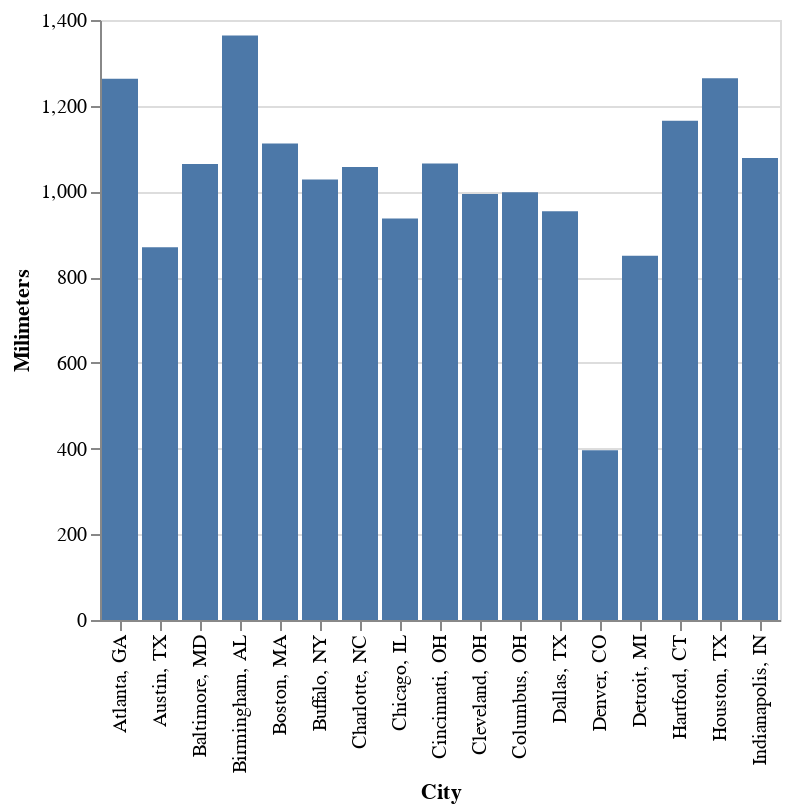

Notebook code for this chart:
### Code cell
# basic, altair-defaults bar chart:
alt.Chart(rainfall).mark_bar().encode(
    alt.X("City"), 
    alt.Y("Milimeters"))

### Figure 1 — Vega-Lite specification as saved in the notebook (floating-point values rounded to 4 significant figures)
{"config": {"view": {"continuousWidth": 300, "continuousHeight": 300}}, "data": {"name": "data-ffc9e5a73214162b67aa64652cbe3ea1"}, "mark": {"type": "bar"}, "encoding": {"x": {"field": "City", "type": "nominal"}, "y": {"field": "Milimeters", "type": "quantitative"}}, "$schema": "https://vega.github.io/schema/vega-lite/v5.8.0.json", "datasets": {"data-ffc9e5a73214162b67aa64652cbe3ea1": [{"Days": 113, "City, State": "Atlanta, GA ", "Inches": 49.7, "Milimeters": 1263, "City": "Atlanta, GA "}, {"Days": 88, "City, State": "Austin, TX ", "Inches": 34.2, "Milimeters": 870, "City": "Austin, TX "}, {"Days": 116, "City, State": "Baltimore, MD ", "Inches": 41.9, "Milimeters": 1064, "City": "Baltimore, MD "}, {"Days": 117, "City, State": "Birmingham, AL ", "Inches": 53.7, "Milimeters": 1364, "City": "Birmingham, AL "}, {"Days": 126, "City, State": "Boston, MA ", "Inches": 43.8, "Milimeters": 1112, "City": "Boston, MA "}, {"Days": 167, "City, State": "Buffalo, NY ", "Inches": 40.5, "Milimeters": 1028, "City": "Buffalo, NY "}, {"Days": 110, "City, State": "Charlotte, NC", "Inches": 41.6, "Milimeters": 1057, "City": "Charlotte, NC"}, {"Days": 124, "City, State": "Chicago, IL", "Inches": 36.9, "Milimeters": 937, "City": "Chicago, IL"}, {"Days": 137, "City, State": "Cincinnati, OH ", "Inches": 41.9, "Milimeters": 1065, "City": "Cincinnati, OH "}, {"Days": 155, "City, State": "Cleveland, OH ", "Inches": 39.1, "Milimeters": 994, "City": "Cleveland, OH "}, {"Days": 139, "City, State": "Columbus, OH ", "Inches": 39.3, "Milimeters": 998, "City": "Columbus, OH "}, {"Days": 81, "City, State": "Dallas, TX ", "Inches": 37.6, "Milimeters": 954, "City": "Dallas, TX "}, {"Days": 87, "City, State": "Denver, CO", "Inches": 15.6, "Milimeters": 396, "City": "Denver, CO"}, {"Days": 135, "City, State": "Detroit, MI ", "Inches": 33.5, "Milimeters": 850, "City": "Detroit, MI "}, {"Days": 130, "City, State": "Hartford, CT ", "Inches": 45.9, "Milimeters": 1165, "City": "Hartford, CT "}, {"Days": 104, "City, State": "Houston, TX ", "Inches": 49.8, "Milimeters": 1264, "City": "Houston, TX "}, {"Days": 129, "City, State": "Indianapolis, IN ", "Inches": 42.4, "Milimeters": 1078, "City": "Indianapolis, IN "}]}}
